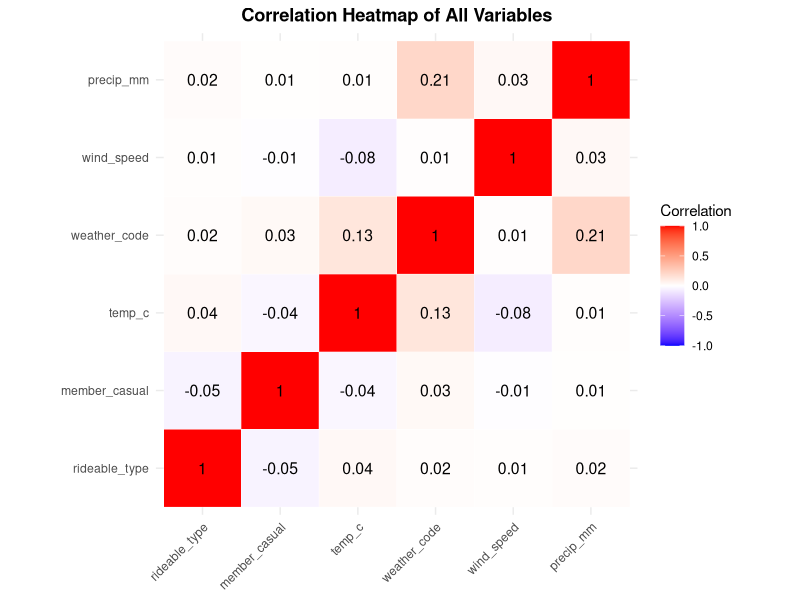
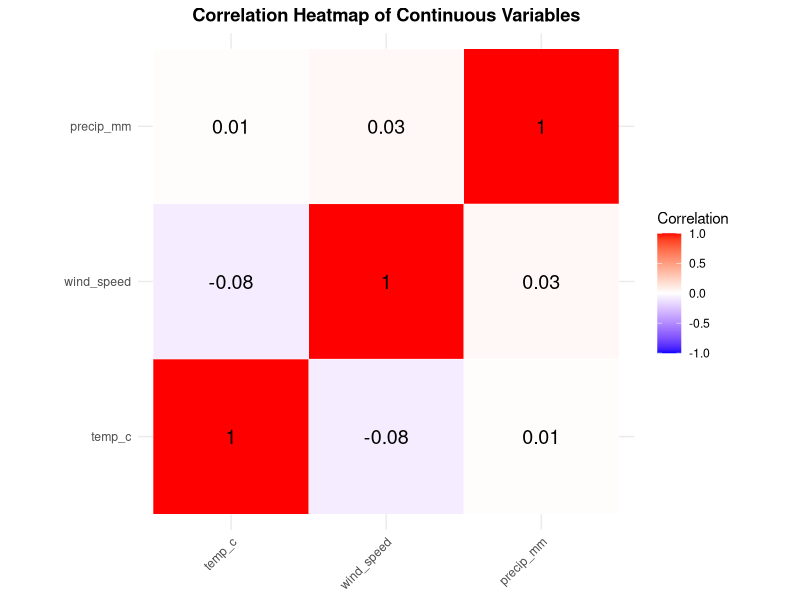
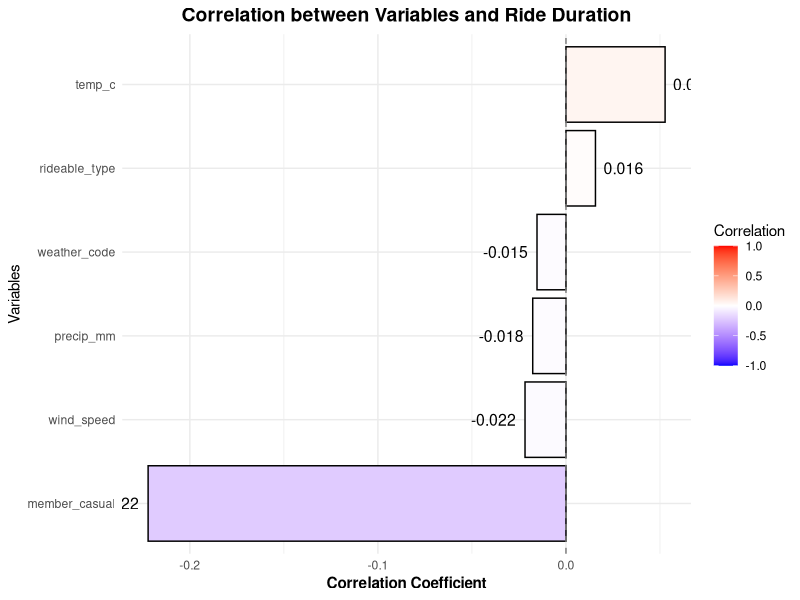

These figures' R source, in order:
## ---- chunk 1
library(tidyverse)
library(dplyr)
library(ggplot2)
library(reshape2)
## ---- chunk 2
merged_data = read_csv("./data/merged_data_clean.csv")
names(merged_data)
## ---- chunk 3
selected_vars = 
  merged_data |>
  select(rideable_type, member_casual, temp_c, weather_code, wind_speed, precip_mm)

# Recode factors
data_encoded = 
  selected_vars |>
  mutate(
    rideable_type_num = as.numeric(factor(rideable_type)),
    member_casual_num = as.numeric(factor(member_casual)),
    weather_code_num = as.numeric(factor(weather_code))
  ) |>
  select(rideable_type_num, member_casual_num, temp_c, 
         weather_code_num, wind_speed, precip_mm)

cor_matrix = cor(data_encoded, use = "complete.obs")

# Rename column
colnames(cor_matrix) = c("rideable_type", "member_casual", "temp_c", 
                          "weather_code", "wind_speed", "precip_mm")
rownames(cor_matrix) = c("rideable_type", "member_casual", "temp_c", 
                          "weather_code", "wind_speed", "precip_mm")

cor_melted = melt(cor_matrix)

# Draw plots for all variables
htmap_all = 
  cor_melted |>
  ggplot(aes(x = Var1, y = Var2, fill = value)) +
  geom_tile(color = "white") +
  geom_text(aes(label = round(value, 2)), color = "black", size = 4) +
  scale_fill_gradient2(low = "blue", high = "red", mid = "white", 
                       midpoint = 0, limit = c(-1, 1),
                       name = "Correlation") +
  theme_minimal() +
  theme(axis.text.x = element_text(angle = 45, hjust = 1, vjust = 1),
        axis.title = element_blank(),
        plot.title = element_text(hjust = 0.5, face = "bold")) +
  labs(title = "Correlation Heatmap of All Variables") +
  coord_fixed()

htmap_all
## ---- chunk 4
# Draw plot for continuous variables
continuous_vars =
  selected_vars |>
  select(temp_c, wind_speed, precip_mm)

cor_continuous = cor(continuous_vars, use = "complete.obs")
cor_continuous_melted = melt(cor_continuous)

htmap_con = 
  cor_continuous_melted |>
  ggplot( aes(x = Var1, y = Var2, fill = value)) +
  geom_tile(color = "white") +
  geom_text(aes(label = round(value, 2)), color = "black", size = 5) +
  scale_fill_gradient2(low = "blue", high = "red", mid = "white", 
                       midpoint = 0, limit = c(-1, 1),
                       name = "Correlation") +
  theme_minimal() +
  theme(axis.text.x = element_text(angle = 45, hjust = 1),
        axis.title = element_blank(),
        plot.title = element_text(hjust = 0.5, face = "bold")) +
  labs(title = "Correlation Heatmap of Continuous Variables") +
  coord_fixed()

htmap_con
## ---- chunk 5
data_with_y = 
  merged_data |>
  select(rideable_type, member_casual, temp_c, weather_code, 
         wind_speed, precip_mm, duration) |>
  mutate(
    rideable_type_num = as.numeric(factor(rideable_type)),
    member_casual_num = as.numeric(factor(member_casual)),
    weather_code_num = as.numeric(factor(weather_code))
  )

# Calculate correlation between x and y
x_vars = data_with_y |>
  select(rideable_type_num, member_casual_num, temp_c, 
         weather_code_num, wind_speed, precip_mm)

y_var = data_with_y$duration


cor_with_y = cor(x_vars, y_var, use = "complete.obs")

cor_df = data.frame(
  variable = c("rideable_type", "member_casual", "temp_c", 
               "weather_code", "wind_speed", "precip_mm"),
  correlation = as.vector(cor_with_y)
) |>
  arrange(desc(abs(correlation)))

cor_df

# Draw plot
cor_plot = 
  cor_df |>
  ggplot(aes(x = reorder(variable, correlation), y = correlation, 
             fill = correlation)) +
  geom_col(color = "black") +
  geom_text(aes(label = round(correlation, 3)), 
            hjust = ifelse(cor_df$correlation > 0, -0.2, 1.2),
            size = 4) +
  scale_fill_gradient2(low = "blue", high = "red", mid = "white", 
                       midpoint = 0, limit = c(-1, 1),
                       name = "Correlation") +
  coord_flip() +
  theme_minimal() +
  theme(
    plot.title = element_text(hjust = 0.5, face = "bold", size = 14),
    axis.title.x = element_text(face = "bold"),
    legend.position = "right"
  ) +
  labs(
    title = "Correlation between Variables and Ride Duration",
    x = "Variables",
    y = "Correlation Coefficient"
  ) +
  geom_hline(yintercept = 0, linetype = "dashed", color = "gray50")

cor_plot
